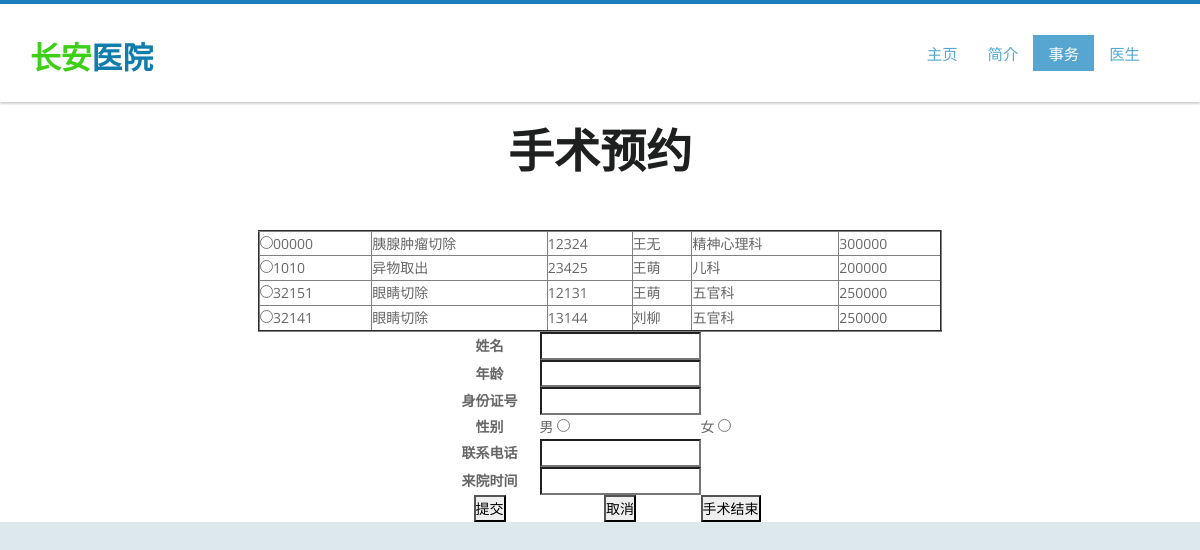
Page /operation.php on the committed database.
### tables this page shows
CREATE TABLE IF NOT EXISTS `operation_form` (
  `name` varchar(20) NOT NULL,
  `deptment` varchar(20) NOT NULL,
  `doc_id` varchar(10) NOT NULL,
  `oper_ID` varchar(10) NOT NULL,
  `money` int(10) NOT NULL,
  `doc_name` varchar(20) NOT NULL,
  PRIMARY KEY (`oper_ID`)
);

### dbtools.inc.php (called while the page is built, shortened)
<?php
  function execute_sql($link, $database, $sql)
  {
    mysqli_select_db($link, $database)
      or die("开启数据库失败: " . mysqli_error($link));
    $result = mysqli_query($link, $sql);
    return $result;
  }
?>

### operation.php (the view, shortened to what this page needs)
<!doctype html>
<html lang="en-gb" class="no-js">
<head>
<link rel="stylesheet" href="css/bootstrap.min.css" />
<link rel="stylesheet" type="text/css" href="css/isotope.css" media="screen" />
<link rel="stylesheet" href="js/fancybox/jquery.fancybox.css" type="text/css" media="screen" />
<link href="css/animate.css" rel="stylesheet" media="screen">
<link href="flexslider/flexslider.css" rel="stylesheet" />
<link href="js/owl-carousel/owl.carousel.css" rel="stylesheet">
<link rel="stylesheet" href="css/styles.css" />
<link href="font/css/font-awesome.min.css" rel="stylesheet">
</head>
<body>
<header class="header">
  <div class="container">
    <nav class="navbar navbar-inverse" role="navigation">
      <div class="navbar-header">
        <a href="index.php" class="navbar-brand scroll-top logo  animated bounceInLeft"><b>长安<i>医院</i></b></a> </div>
      <div id="main-nav" class="collapse navbar-collapse">
        <ul class="nav navbar-nav" id="mainNav">
          <li><a href="index.php" class="scroll-link">主页</a></li>
          <li><a href="index.php#work" class="scroll-link">简介</a></li>
          <li class="active" id="firstLink"><a href="index.php#plans" class="scroll-link">事务</a></li>
          <li><a href="index.php#team" class="scroll-link">医生</a></li>
        </ul>
      </div>
    </nav>
  </div>
</header>
<section id="home">
	<div class="container">
		<div class="heading text-center">
      <h2>手术预约</h2>
    </div>
		<div align="center">
			<form id="operation" name="form" action="dooperation.php" method="post">
				<table width="60%" align="center" border="2">
					<tbody>
							<?php
									require_once("dbtools.inc.php");
           	 			$link = create_connection();
									$sql = "SELECT * FROM operation_form";
          				$result = execute_sql($link, "hospital", $sql);
			            while ($row = mysqli_fetch_object($result))
			            {
			              echo "<tr>";
			              echo "<td>";
			              echo "<input type='radio' name='operid' value='$row->oper_ID'>$row->oper_ID</td>";
			              echo "<td>$row->name</td>";
			              echo "<td>$row->doc_id</td>";
			              echo "<td>$row->doc_name</td>";
			              echo "<td>$row->deptment</td>";
			              echo "<td>$row->money</td>";
			              echo "</tr>";
			            }
          			?>
          </tbody>
         </table>
        <table  align="center">
						<tr>
							<td width="100" align="center">
							<b>姓名</b>
							</td>
							<td>
							<input type="text" name="name">
							</td>
						</tr>
						<tr>
							<td width="100" align="center">
								<b>年龄</b>
							</td>
							<td>
							<input type="text" name="old">
							</td>
						</tr>
						<tr>
							<td width="100" align="center">
								<b>身份证号</b>
							</td>
							<td>
							<input type="text" name="ID">
							</td>
						</tr>
						<tr>
							<td width="100" align="center">
								<b>性别</b>
							</td>
							<td>男
								<input type="radio" name="sex" value="男">
							</td>
							<td>女
								<input type="radio" name="sex" value="女">
							</td>
						</tr>
						<tr>
							<td align="center">
								<b>联系电话</b>
							</td>
							<td>
								<input type="text" name="phoneNum">
							</td>
						</tr>
						<tr>
							<td align="center"><b>来院时间</b></td>
							<td><input type="text" name="date"></td>
						</tr>
						<tr>
							<td align="center"><input type="submit" value="提交"/></td>
							<td align="center"><input type="reset" value="取消"/></td>
							<td align="center"><input type="submit" value="手术结束" onclick="deleteoperation()"/></td>
						</tr>
				</table>
			</form>
		</div>
	</div>
</section>
</body>
</html>

### css/styles.css (style rules this page uses)
* { margin: 0; padding: 0; font-family: 'Open Sans', sans-serif; }
body { height: 100%; font-family: 'Open Sans', sans-serif; font-size: 14px; line-height: 1.7; color: #666666; -webkit-font-smoothing: antialiased; -webkit-text-size-adjust: 100%; background: #fff; transition: all 0.3s linear; -webkit-transition: all 0.3s linear; -moz-transition: all 0.3s linear; -o-transition: all 0.3s linear; }
h1, h2, h3, h4, h5, h6 { font-family:36px 'Open Sans', sans-serif; }
.animated { animation-duration: 1s; -webkit-animation-delay: 0s; animation-delay: 0s; }
a { color: #27AFD3; text-decoration: none; text-shadow: none; -webkit-transition: all 0.2s linear; -moz-transition: all 0.2s linear; -ms-transition: all 0.2s linear; -o-transition: all 0.2s linear; transition: all 0.2s linear; }
#home { background: #FFFFFF; margin-bottom: 30px; margin-top: 101px; }
.header { position: fixed; width: 100%; z-index: 50; border-radius: 0; top: 0px; background: rgba(255, 255, 255, 1); ; padding: 12px 0; border-top: 4px solid #1C7FBE; box-shadow: 0px 2px 2px rgba(0, 0, 0, 0.19) !important; }
.navbar-inverse { background: transparent; }
.header .navbar-brand { float: left; padding: 22px 15px; line-height: 18px; height: 50px; }
.navbar-brand b { color: #3ECF19; font-family: 'Oswald', sans-serif; font-weight: 900; }
.navbar-brand b i { color: #117DAD; font-style: normal; }
.logo { font-size: 2.2em; text-shadow: none; margin: 8px 0 0 0; }
.header .navbar { margin: 0; background: transparent; border: 0; }
.navbar-inverse .navbar-nav > li > a { color: #00577D; font-size: 1.2em; line-height: normal; margin: 17px; padding: 6px 0px !important; border-radius: 5px; font-family: 'Oswald', sans-serif; font-weight: 400; }
.navbar-inverse .navbar-nav > .active > a, .navbar-inverse .navbar-nav > .active > a:hover, .navbar-inverse .navbar-nav > .active > a:focus { color: #FFFFFF; background: #56A6D1; border-radius: 0px; }
.navbar-inverse .navbar-nav > .active { color: #fff; }
.header .navbar-nav > li > a { padding: 25px 18px; }
.heading h2 { color: #1E2020; font-size: 46px; font-weight: bolder; }
.heading { padding: 3px 10px; padding-bottom: 15px; margin-bottom: 30px; display: block; }
body { margin: 0; font-family: Arial, sans-serif; background: #DCE8EC; }
@media (min-width: 768px) { .header .navbar-brand { padding-left: 0; } }
@media (min-width: 768px) { .navbar-nav { float: right; } }
@media (min-width: 768px) { .navbar-inverse .navbar-nav > li > a { color: #52A8CF; font-size: 1.1em; padding: 6px 14px !important; border-radius: 5px; margin: 19px 0px; border: 1px solid transparent; } }

### rows in the picture
operation_form: oper_ID "00000", name "胰腺肿瘤切除", doc "12324", doc_name "王无", deptment "精神心理科", money "300000"
operation_form: oper_ID "1010", name "异物取出", doc "23425", doc_name "王萌", deptment "儿科", money "200000"
operation_form: oper_ID "32151", name "眼睛切除", doc "12131", doc_name "王萌", deptment "五官科", money "250000"
operation_form: oper_ID "32141", name "眼睛切除", doc "13144", doc_name "刘柳", deptment "五官科", money "250000"
